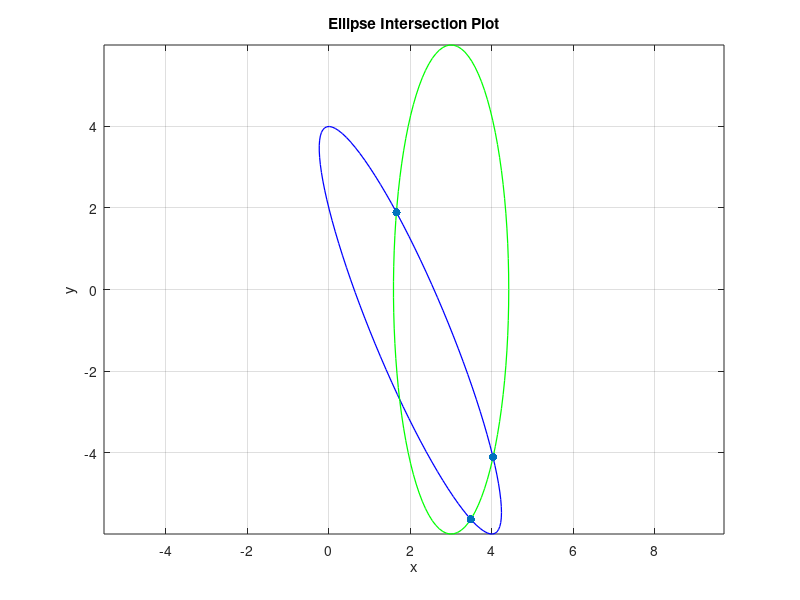

Write MATLAB code to recreate this figure.
% Define the functions
f1 = @(x, y) (x - 2)^2 + (y - 3 + 2*x)^2 - 5;
f2 = @(x, y) 2*(x - 3).^2 + (y/3).^2 - 4;
% Draw the ellipses
% Plot the ellipses in standard form
figure;
theta = linspace(0, 2*pi, 100);

% Ellipse 1
x1 = 2 + sqrt(5) * cos(theta);
y1 = 3 - 2*x1 + sqrt(5) * sin(theta);
plot(x1, y1, 'b', 'LineWidth', 0.9);
hold on;

% Ellipse 2
x2 = 3 + sqrt(2) * cos(theta);
y2 = 6 * sin(theta);
plot(x2, y2, 'g', 'LineWidth', 0.9);
title('Ellipse Intersection Plot');
xlabel('x');
ylabel('y');
axis equal; % Ensure equal scaling on both axes
grid on;
% Define the derivatives of the functions
df1_dx = @(x, y) 2*(x - 2) + 2*(y - 3 + 2*x)*2;
df1_dy = @(x, y) 2*(y - 3 + 2*x);
df2_dx = @(x, y) 4*(x - 3);
df2_dy = @(x, y) (2/3)*y;
% Newton's method for finding intersections
e = 0.001; % Error tolerance
max_iterations = 1000; % Maximum number of iterations
initial_guesses = [5, 5; 2, -2; 3, 0; -1, 2]; % Initial guesses for the intersections
intersection_points = []; % To store the found intersection points
% Perform intersection calculations
for j = 1:size(initial_guesses, 1)
x_guess = initial_guesses(j, 1);
y_guess = initial_guesses(j, 2);
for i = 1:max_iterations
% Evaluate the functions and derivatives at the current guess
f1_val = f1(x_guess, y_guess);
f2_val = f2(x_guess, y_guess);
df1_dx_val = df1_dx(x_guess, y_guess);
df1_dy_val = df1_dy(x_guess, y_guess);
df2_dx_val = df2_dx(x_guess, y_guess);
df2_dy_val = df2_dy(x_guess, y_guess);
% Construct the Jacobian matrix and function vector
J = [df1_dx_val, df1_dy_val; df2_dx_val, df2_dy_val];
F = [f1_val; f2_val];
% Solve for the update vector using the pseudoinverse
delta = - pinv(J) * F;
% Update the guess
x_guess = x_guess + delta(1);
y_guess = y_guess + delta(2);
% Check for convergence
if norm(delta) < e
intersection_points = [intersection_points; x_guess, y_guess];
break; % Exit the loop once an intersection is found
end
end
end
% Display and plot the intersection points
disp('Intersection points:');
disp(intersection_points);
scatter(intersection_points(:, 1), intersection_points(:, 2), 'ro', 'filled');
%text(intersection_points(:, 1), intersection_points(:, 2), ...
% num2str(intersection_points), 'VerticalAlignment', 'bottom', ...
% 'HorizontalAlignment', 'right');